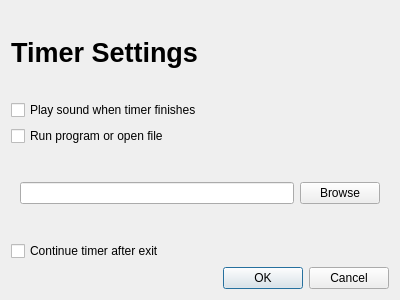
<?xml version="1.0" encoding="UTF-8"?>
<ui version="4.0">
 <class>SettingsTimerDialog</class>
 <widget class="QDialog" name="SettingsTimerDialog">
  <property name="geometry">
   <rect>
    <x>0</x>
    <y>0</y>
    <width>400</width>
    <height>300</height>
   </rect>
  </property>
  <property name="windowTitle">
   <string>Dialog</string>
  </property>
  <layout class="QVBoxLayout" name="verticalLayout">
   <item>
    <widget class="QLabel" name="label">
     <property name="font">
      <font>
       <pointsize>20</pointsize>
       <bold>true</bold>
      </font>
     </property>
     <property name="text">
      <string>Timer Settings</string>
     </property>
    </widget>
   </item>
   <item>
    <widget class="QCheckBox" name="checkSound">
     <property name="text">
      <string>Play sound when timer finishes</string>
     </property>
    </widget>
   </item>
   <item>
    <widget class="QCheckBox" name="checkAction">
     <property name="text">
      <string>Run program or open file</string>
     </property>
    </widget>
   </item>
   <item>
    <widget class="QWidget" name="widgetFileSelect" native="true">
     <layout class="QHBoxLayout" name="horizontalLayout">
      <item>
       <widget class="QLineEdit" name="lineEditPath"/>
      </item>
      <item>
       <widget class="QPushButton" name="btnBrowse">
        <property name="text">
         <string>Browse</string>
        </property>
       </widget>
      </item>
     </layout>
    </widget>
   </item>
   <item>
    <widget class="QCheckBox" name="checkContinueOnExit">
     <property name="text">
      <string>Continue timer after exit</string>
     </property>
    </widget>
   </item>
   <item>
    <widget class="QDialogButtonBox" name="buttonBox">
     <property name="standardButtons">
      <set>QDialogButtonBox::StandardButton::Cancel|QDialogButtonBox::StandardButton::Ok</set>
     </property>
    </widget>
   </item>
  </layout>
 </widget>
 <resources/>
 <connections/>
</ui>
